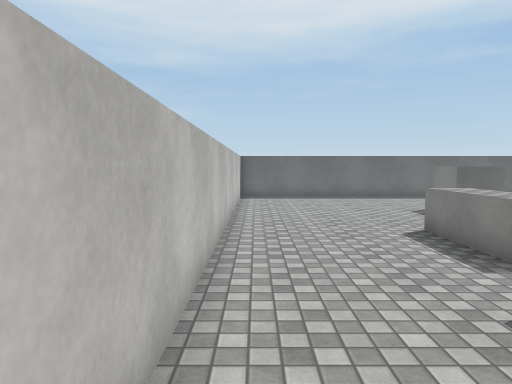
view 1 (above)

14 first-person views from a walk through a 3-D level made in the Unity game engine. The camera is 1.5 m above the floor, tilts 4° down and sees 70° across. The floor is counted in squares, 1 m on a side. Each view is taken from the middle of a square. On the plan, view 1 faces up. The plan holds only what a view shows up to about 16 squares ahead; the rest is blank. The place goes on beyond the plan. The player is left out. Surface patterns are stand-ins for the level's own textures.

view 2
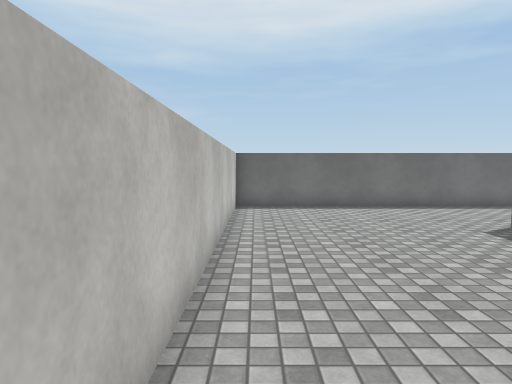

view 3
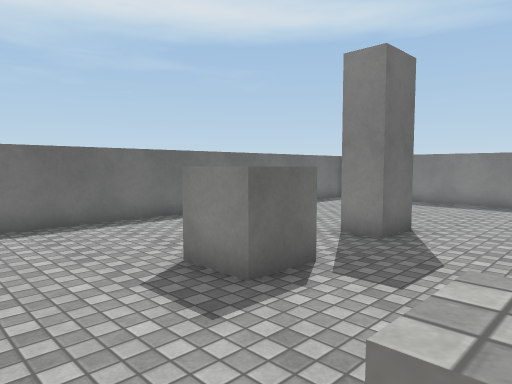

view 4
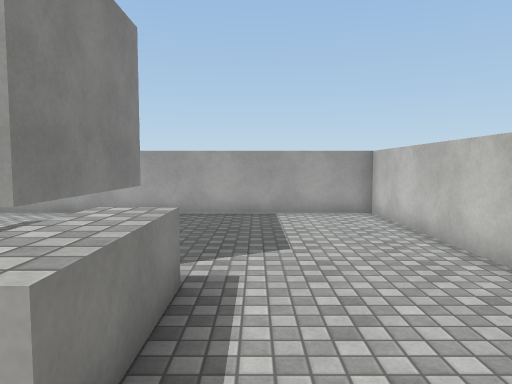

view 5
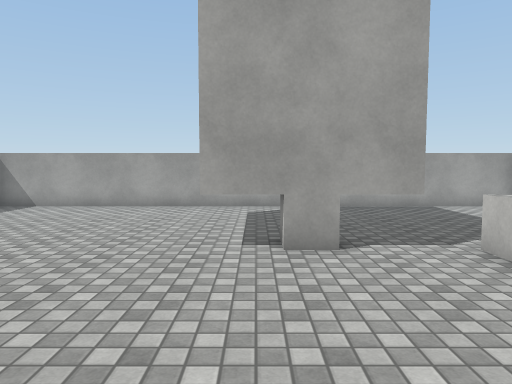

view 6
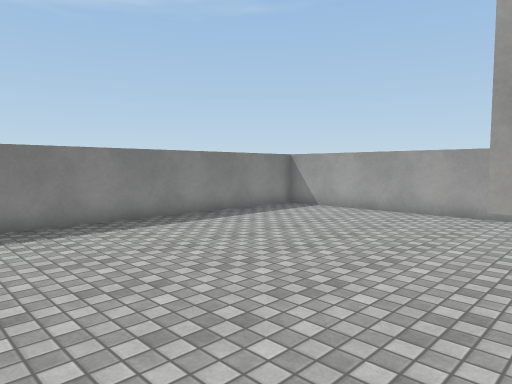

view 7
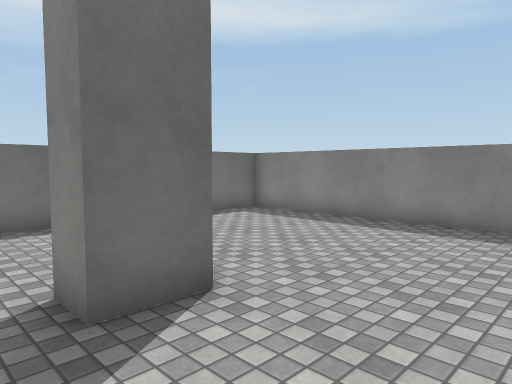

view 8
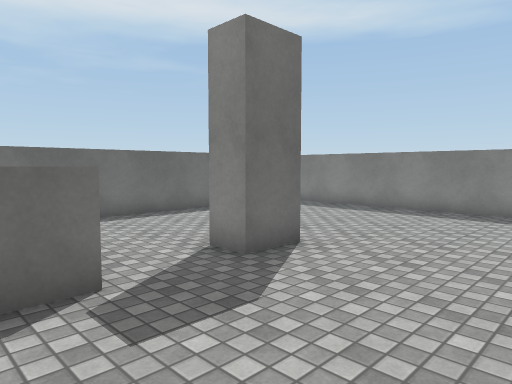

view 9
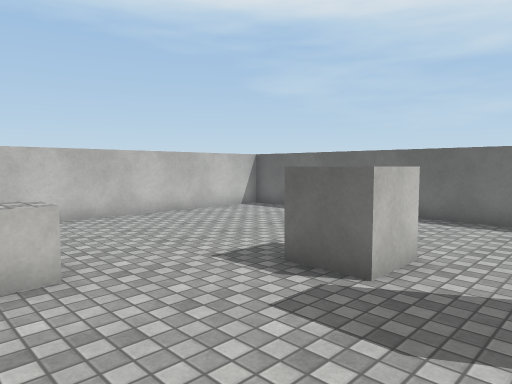

view 10
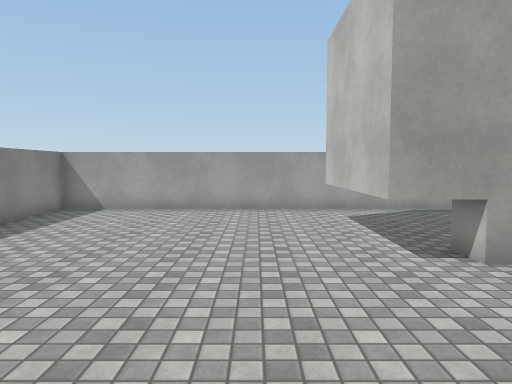

view 11
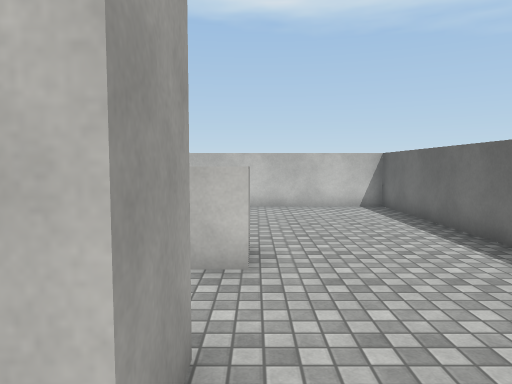

view 12
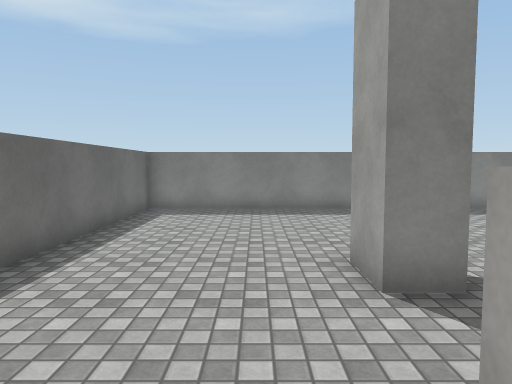

view 13
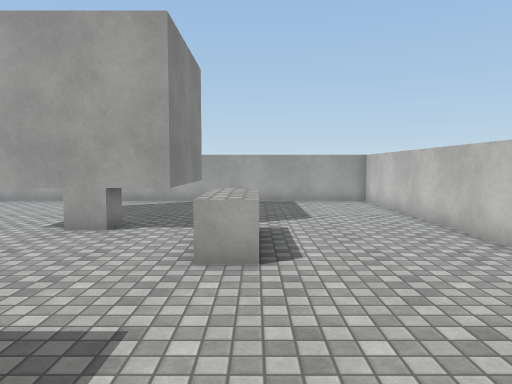

view 14
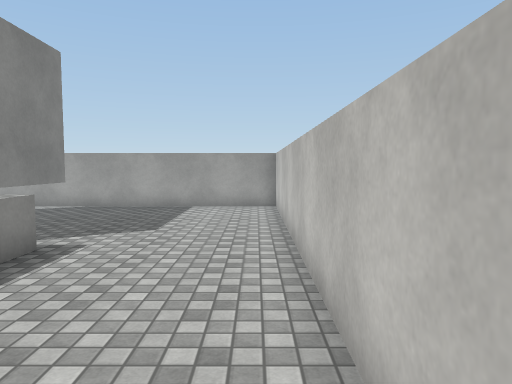

### Floor plan
Key: @ floor where view 1 was taken; # wall or solid block; . floor; T thing the floor can be seen under or through; O other object.
Columns run from 1 left of view 1 to 19 right of it. Each row starts with its distance up from view 1.
 18 #####################
 17 #...................#
 16 #...................#
 15 #...................#
 14 #...................#
 13 #......OOO..........#
 12 #......OOO..#.......#
 11 #...................#
 10 #...................#
  9 #...................#
  8 #....OO.............#
  7 #....OO.............#
  6 #....OO.............#
  5 #......##OTT........#
  4 #......# T T........#
  3 #......T   T........#
  2 #......#   T........#
  1 #......#   T........#
  0 #@..................#
 -1 #...................#
 -2 #####################

Where each view was taken, in squares from view 1:
view 1: 0 up, 0 right, facing up
view 2: 4 up, 0 right, facing up
view 3: 8 up, 3 right, facing up-right
view 4: 10 up, 3 right, facing down
view 5: 12 up, 9 right, facing down
view 6: 10 up, 9 right, facing down-right
view 7: 8 up, 9 right, facing up-right
view 8: 7 up, 6 right, facing up-right
view 9: 7 up, 10 right, facing up-left
view 10: 11 up, 12 right, facing down
view 11: 13 up, 13 right, facing left
view 12: 14 up, 6 right, facing right
view 13: 14 up, 4 right, facing down
view 14: 12 up, 0 right, facing down
